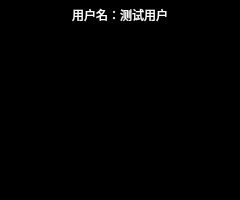
<?xml version="1.0" encoding="UTF-8"?>
<ui version="4.0">
 <class>UserShow</class>
 <widget class="QWidget" name="UserShow">
  <property name="geometry">
   <rect>
    <x>0</x>
    <y>0</y>
    <width>240</width>
    <height>200</height>
   </rect>
  </property>
  <property name="minimumSize">
   <size>
    <width>220</width>
    <height>200</height>
   </size>
  </property>
  <property name="windowTitle">
   <string>Form</string>
  </property>
  <property name="styleSheet">
   <string notr="true">background-color: rgb(0, 0, 0);
color: rgb(255, 255, 255);</string>
  </property>
  <layout class="QVBoxLayout" name="verticalLayout">
   <property name="spacing">
    <number>0</number>
   </property>
   <property name="leftMargin">
    <number>0</number>
   </property>
   <property name="topMargin">
    <number>0</number>
   </property>
   <property name="rightMargin">
    <number>0</number>
   </property>
   <property name="bottomMargin">
    <number>0</number>
   </property>
   <item>
    <widget class="QLabel" name="lb_name">
     <property name="minimumSize">
      <size>
       <width>220</width>
       <height>30</height>
      </size>
     </property>
     <property name="text">
      <string>用户名：测试用户</string>
     </property>
     <property name="alignment">
      <set>Qt::AlignCenter</set>
     </property>
    </widget>
   </item>
   <item>
    <spacer name="verticalSpacer">
     <property name="orientation">
      <enum>Qt::Vertical</enum>
     </property>
     <property name="sizeHint" stdset="0">
      <size>
       <width>20</width>
       <height>167</height>
      </size>
     </property>
    </spacer>
   </item>
  </layout>
 </widget>
 <resources/>
 <connections/>
</ui>
